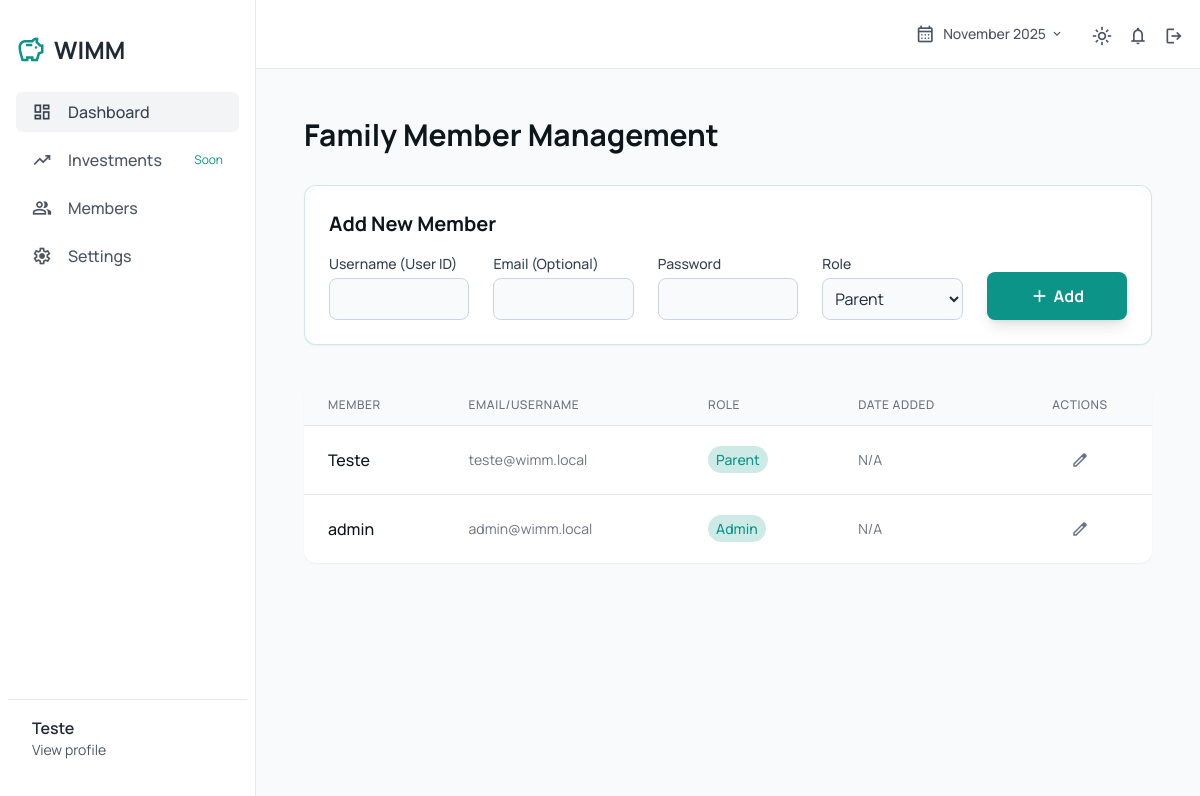
/members/ (signed in), run on the app's committed database.
### finances/models.py (models this page shows, shortened)
class CustomUser(AbstractUser):
    pass

class FamilyMember(models.Model):
    ROLES = [
        ('ADMIN', 'Admin'),
        ('PARENT', 'Parent'),
        ('CHILD', 'Child'),
    ]
    user = models.ForeignKey(CustomUser, on_delete=models.CASCADE, related_name='memberships')
    family = models.ForeignKey(Family, on_delete=models.CASCADE, related_name='members')
    role = models.CharField(max_length=10, choices=ROLES, default='PARENT')
    class Meta:
        unique_together = ('user', 'family')

### finances/views.py (the view)
# urls.py: path('members/', views.members_view, name='members'),
@login_required
def members_view(request):
    family, current_member, family_members = get_family_context(request.user)
    if not family:
        return redirect('dashboard')
    query_period = request.GET.get('period')
    start_date, _, _ = get_current_period_dates(family, query_period)
    context = {
        'family_members': family_members,
        'add_member_form': NewUserAndMemberForm(),
        'is_admin': current_member.role == 'ADMIN'
    }
    context.update(get_base_template_context(family, query_period, start_date))
    return render(request, 'finances/members.html', context)

### finances/views.py (called while the page is built)
def get_family_context(user):
    try:
        family_member = FamilyMember.objects.select_related('family').get(user=user)
        family = family_member.family
        all_family_members = FamilyMember.objects.filter(family=family).select_related('user').order_by('user__username')
        return family, family_member, all_family_members
    except FamilyMember.DoesNotExist:
        return None, None, []

def get_base_template_context(family, query_period, start_date):
    available_periods = get_available_periods(family)
    current_period_label = None
    for period in available_periods:
        if period['is_current']:
            current_period_label = period['label']
            break
    return {
        'available_periods': available_periods,
        'current_period_label': current_period_label
    }

### finances/templates/finances/members.html (shortened to what this page needs)
{% extends "finances/base.html" %}
{% load static %}
{% load i18n %}
{% block content %}
<div class="p-6 md:p-10 lg:p-12">
    <h1 class="text-3xl font-bold text-[#0d171b] dark:text-white mb-8">Family Member Management</h1>
    <div class="bg-white dark:bg-gray-800 p-6 rounded-xl shadow-sm mb-10 border border-primary/20">
        <h2 class="text-xl font-bold text-[#0d171b] dark:text-white mb-4">Add New Member</h2>
        <form method="POST" action="{% url 'member_add' %}">
            <div class="grid grid-cols-1 gap-4 md:gap-6 md:grid-cols-5 items-end">
                <div>
                    <label class="block text-sm font-medium text-slate-700 dark:text-slate-300 mb-1" for="{{ add_member_form.username.id_for_label }}">
                        {{ add_member_form.username.label }}
                    </label>
                    {{ add_member_form.username }}
                </div>
                <div>
                    <label class="block text-sm font-medium text-slate-700 dark:text-slate-300 mb-1" for="{{ add_member_form.email.id_for_label }}">
                        {{ add_member_form.email.label }}
                    </label>
                    {{ add_member_form.email }}
                </div>
                <div>
                    <label class="block text-sm font-medium text-slate-700 dark:text-slate-300 mb-1" for="{{ add_member_form.password.id_for_label }}">
                        {{ add_member_form.password.label }}
                    </label>
                    {{ add_member_form.password }}
                </div>
                <div>
                    <label class="block text-sm font-medium text-slate-700 dark:text-slate-300 mb-1" for="{{ add_member_form.role.id_for_label }}">
                        {{ add_member_form.role.label }}
                    </label>
                    {{ add_member_form.role }}
                </div>
                <div class_name="w-full">
                    <button type="submit" class="w-full rounded-lg bg-primary text-white text-base font-bold p-3 h-12 flex items-center justify-center hover:bg-primary/90 transition-colors shadow-lg">
                        <span class="material-symbols-outlined mr-1">add</span>
                        Add
                    </button>
                </div>
            </div>
        </form>
    </div>
    <div class="bg-white dark:bg-gray-800 rounded-xl shadow-sm overflow-hidden">
        <table class="min-w-full divide-y divide-gray-200 dark:divide-gray-700">
            <thead class="bg-gray-50 dark:bg-gray-700">
                <tr>
                    <th class="px-6 py-3 text-left text-xs font-medium text-gray-500 dark:text-gray-400 uppercase tracking-wider">Member</th>
                    <th class="px-6 py-3 text-left text-xs font-medium text-gray-500 dark:text-gray-400 uppercase tracking-wider">Email/Username</th>
                    <th class="px-6 py-3 text-left text-xs font-medium text-gray-500 dark:text-gray-400 uppercase tracking-wider">Role</th>
                    <th class="px-6 py-3 text-left text-xs font-medium text-gray-500 dark:text-gray-400 uppercase tracking-wider">Date Added</th>
                    <th class="px-6 py-3 text-center text-xs font-medium text-gray-500 dark:text-gray-400 uppercase tracking-wider">Actions</th>
                </tr>
            </thead>
            <tbody class="divide-y divide-gray-200 dark:divide-gray-700">
                {% for member in family_members %}
                <tr class="hover:bg-slate-50 dark:hover:bg-gray-700/50">
                    <td class="px-6 py-4 font-medium text-[#0d171b] dark:text-white">{{ member.user.get_full_name|default:member.user.username }}</td>
                    <td class="px-6 py-4 text-sm text-gray-500">{{ member.user.email|default:member.user.username }}</td>
                    <td class="px-6 py-4 text-sm text-gray-500">
                        <span class="px-2 py-1 text-sm font-medium rounded-full bg-primary/20 text-primary">{{ member.get_role_display }}</span>
                    </td>
                    <td class="px-6 py-4 text-sm text-gray-500">N/A</td>
                    <td class="px-6 py-4 text-center whitespace-nowrap">
                        <div class="flex justify-center gap-2">
                            <button type="button" class="p-1 text-slate-500 hover:text-primary" title="Edit"><span class="material-symbols-outlined text-lg">edit</span></button>
                        </div>
                    </td>
                </tr>
                {% empty %}
                <tr>
                    <td colspan="5" class="px-6 py-4 text-sm text-gray-500 text-center">No members found in the family.</td>
                </tr>
                {% endfor %}
            </tbody>
        </table>
    </div>
</div>
{% endblock content %}

### finances/templates/finances/base.html (shortened to what this page needs)
{% load static %}
<!DOCTYPE html>
<html lang="en" class="h-full" x-data="{ darkMode: localStorage.getItem('darkMode') === 'true' }" :class="{ 'dark': darkMode }">
<head>
    <script src="https://cdn.tailwindcss.com"></script>
</head>
<body class="h-full bg-background-light dark:bg-background-dark text-slate-800 dark:text-slate-200" x-data="{ sidebarOpen: false, periodDropdown: false }">
    <div class="flex h-full">
        <aside :class="{'translate-x-0': sidebarOpen, '-translate-x-full': !sidebarOpen}"
               class="fixed inset-y-0 left-0 z-30 flex flex-col w-64 px-4 py-8 bg-white dark:bg-gray-800 border-r dark:border-gray-700 transform transition-transform duration-300 ease-in-out md:translate-x-0 md:static md:inset-0">
            <div class="flex items-center justify-between">
                <a href="{% url 'dashboard' %}" class="flex items-center gap-2">
                    <span class="material-symbols-outlined text-3xl text-primary">savings</span>
                    <span class="text-2xl font-bold text-gray-800 dark:text-white">WIMM</span>
                </a>
            </div>
            <nav class="flex flex-col justify-between flex-1 mt-6">
                <div class="space-y-2">
                    <a class="flex items-center px-4 py-2 text-gray-700 bg-gray-100 rounded-md dark:bg-gray-700 dark:text-gray-200" href="{% url 'dashboard' %}">
                        <span class="material-symbols-outlined">dashboard</span>
                        <span class="mx-4 font-medium">Dashboard</span>
                    </a>
                    <a class="flex items-center px-4 py-2 text-gray-600 rounded-md dark:text-gray-400 hover:bg-gray-100 dark:hover:bg-gray-700" href="{% url 'investments' %}">
                        <span class="material-symbols-outlined">trending_up</span>
                        <span class="mx-4 font-medium">Investments</span>
                        <span class="text-xs font-normal text-teal-600 dark:text-teal-500 ml-auto">Soon</span>
                    </a>
                    <a class="flex items-center px-4 py-2 text-gray-600 rounded-md dark:text-gray-400 hover:bg-gray-100 dark:hover:bg-gray-700" href="{% url 'members' %}">
                        <span class="material-symbols-outlined">group</span>
                        <span class="mx-4 font-medium">Members</span>
                    </a>
                    <a class="flex items-center px-4 py-2 text-gray-600 rounded-md dark:text-gray-400 hover:bg-gray-100 dark:hover:bg-gray-700" href="{% url 'configuration' %}">
                        <span class="material-symbols-outlined">settings</span>
                        <span class="mx-4 font-medium">Settings</span>
                    </a>
                </div>
                <div class="flex items-center px-4 -mx-2 py-2 border-t dark:border-gray-700 mt-4 pt-4">
                    <div class="flex flex-col mx-2">
                        <span class="font-semibold text-gray-800 dark:text-gray-200">{{ request.user.username }}</span>
                        <span class="text-sm text-gray-600 dark:text-gray-400">View profile</span>
                    </div>
                </div>
            </nav>
        </aside>
        <div class="flex-1 flex flex-col overflow-hidden">
            <header class="flex items-center justify-between p-4 bg-white dark:bg-gray-800 border-b dark:border-gray-700 md:justify-end">
                <div class="flex items-center space-x-4">
                    <div class="relative" x-data="{ open: false }" @click.away="open = false">
                        <button @click="open = !open" class="flex items-center text-gray-600 dark:text-gray-400 hover:text-primary px-3 py-2 rounded-lg hover:bg-gray-100 dark:hover:bg-gray-700">
                            <span class="material-symbols-outlined mr-2">calendar_month</span>
                            <span class="text-sm font-medium">{{ current_period_label|default:"Select Period" }}</span>
                            <span class="material-symbols-outlined ml-1 text-sm">expand_more</span>
                        </button>
                    </div>
                    <button @click="darkMode = !darkMode; localStorage.setItem('darkMode', darkMode)"
                            class="text-gray-600 dark:text-gray-400 hover:text-primary">
                        <span x-show="!darkMode" class="material-symbols-outlined">light_mode</span>
                    </button>
                    <a href="#" class="text-gray-600 dark:text-gray-400 hover:text-primary">
                        <span class="material-symbols-outlined">notifications</span>
                    </a>
                    <a href="{% url 'logout' %}" class="text-gray-600 dark:text-gray-400 hover:text-red-500" title="Logout">
                        <span class="material-symbols-outlined">logout</span>
                    </a>
                </div>
            </header>
            <main class="flex-1 overflow-x-hidden overflow-y-auto bg-background-light dark:bg-background-dark custom-scrollbar">
                {% block content %}{% endblock %}
            </main>
        </div>
    </div>
</body>
</html>

### finances/templates/finances/base.html (style rules this page uses)
body { font-family: 'Manrope', sans-serif; -webkit-font-smoothing: antialiased; -moz-osx-font-smoothing: grayscale; }
.material-symbols-outlined { font-variation-settings: 'FILL' 0, 'wght' 400, 'GRAD' 0, 'opsz' 24; vertical-align: middle; font-size: 1.25rem; line-height: 1; }

### data on the page
CustomUser: user.username "Teste"
FamilyMember: user.get_full_name "Teste", user.email "teste@wimm.local", role "Parent"
FamilyMember: user.get_full_name "admin", user.email "admin@wimm.local", role "Admin"

### other printed values
{{ current_period_label|default:"Select Period" }} "November 2025"
{{ add_member_form.username.label }} "Username (User ID)"
{{ add_member_form.email.label }} "Email (Optional)"
{{ add_member_form.password.label }} "Password"
{{ add_member_form.role.label }} "Role"
